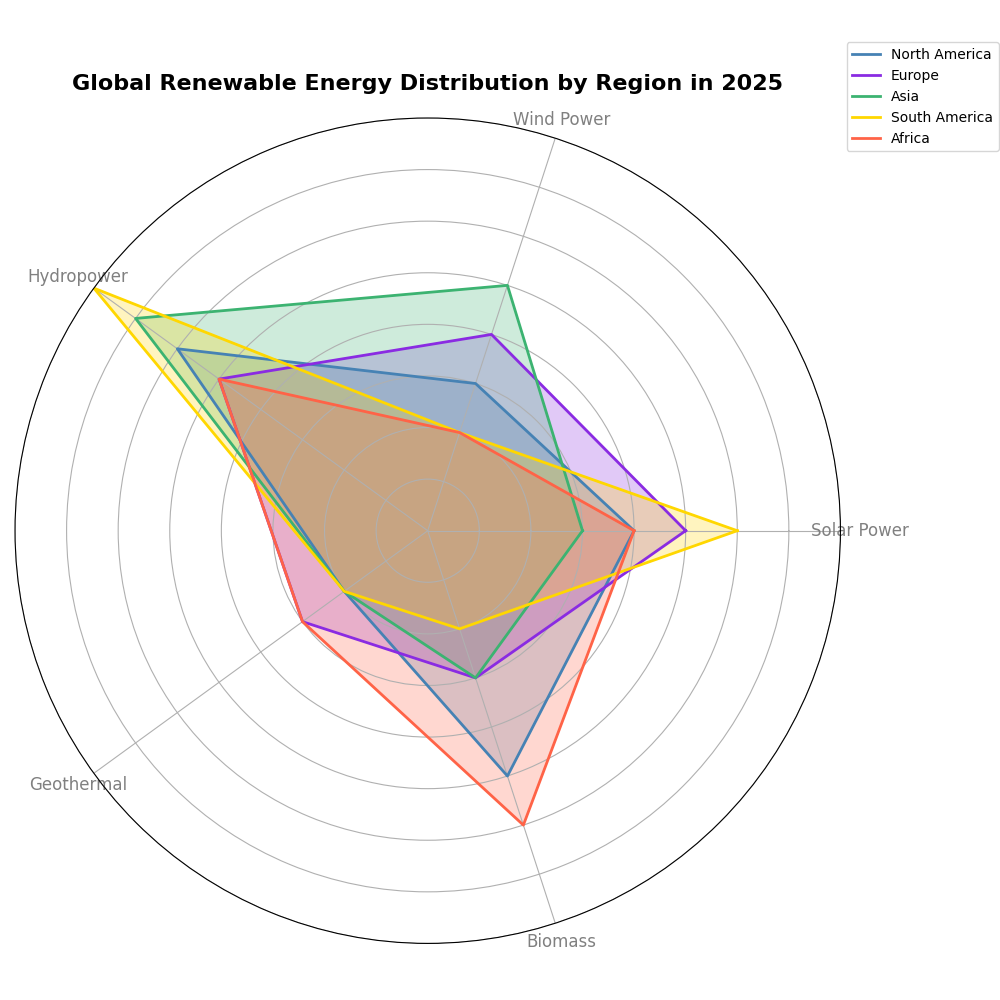

Python code for this plot:
import matplotlib.pyplot as plt
import numpy as np
from math import pi

categories = ['Solar Power', 'Wind Power', 'Hydropower', 'Geothermal', 'Biomass']
regions = ['North America', 'Europe', 'Asia', 'South America', 'Africa']

data = {
    'North America': [20, 15, 30, 10, 25],
    'Europe': [25, 20, 25, 15, 15],
    'Asia': [15, 25, 35, 10, 15],
    'South America': [30, 10, 40, 10, 10],
    'Africa': [20, 10, 25, 15, 30],
}

angles = np.linspace(0, 2 * pi, len(categories), endpoint=False).tolist()
angles += angles[:1]

fig, ax = plt.subplots(figsize=(10, 10), subplot_kw=dict(polar=True))

# Shuffle the colors assigned to each region
colors = ['#4682B4', '#8A2BE2', '#3CB371', '#FFD700', '#FF6347']  # shuffled colors
for region, color in zip(data.keys(), colors):
    values = data[region]
    values += values[:1]
    ax.plot(angles, values, linewidth=2, linestyle='solid', label=region, color=color)
    ax.fill(angles, values, color=color, alpha=0.25)

ax.set_yticklabels([])
ax.set_xticks(angles[:-1])
ax.set_xticklabels(categories, fontsize=12, color='gray')

ax.set_ylim(0, 40)

plt.title("Global Renewable Energy Distribution by Region in 2025", fontsize=16, fontweight='bold', pad=20)
plt.legend(loc='upper right', bbox_to_anchor=(1.2, 1.1))

plt.tight_layout()
plt.show()
